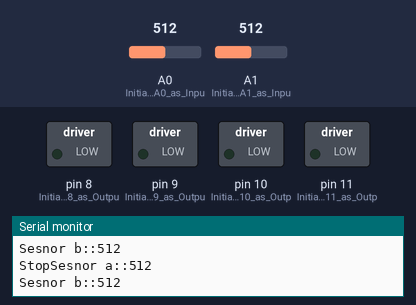
A sketch run on a simulated Arduino Uno, built with avr-gcc and run on an emulated ATmega328P. Parts: switched loads named in the sketch (green lamp = pin HIGH), the last lines printed to the serial monitor. The inputs (shaded band) are chosen by the test bench; at power-on: A0 (Initialize_Pin_A0_as_Inpu) = 512, A1 (Initialize_Pin_A1_as_Inpu) = 512.

Above: at 1.3 s.
1.4 s: A0 (Initialize_Pin_A0_as_Inpu) set to 217
3.2 s: A0 (Initialize_Pin_A0_as_Inpu) set to 182
At 5.1 s:
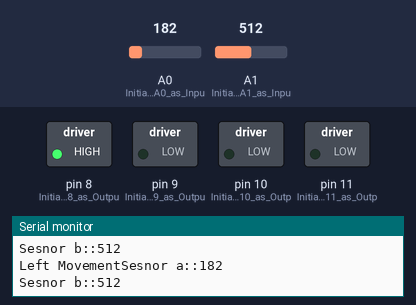
5.5 s: A1 (Initialize_Pin_A1_as_Inpu) set to 209
7.2 s: A1 (Initialize_Pin_A1_as_Inpu) set to 186
At 8.4 s:
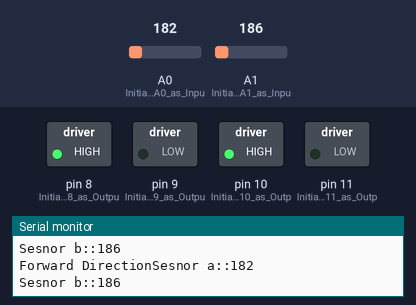
9.5 s: A0 (Initialize_Pin_A0_as_Inpu) set to 494
11.2 s: A0 (Initialize_Pin_A0_as_Inpu) set to 512
At 12.9 s:
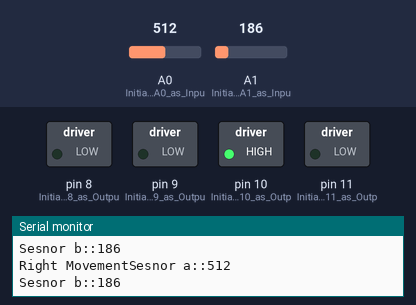
Timing chart, 0 to 14.4 s (numbered marks = the images above; inputs shaded):
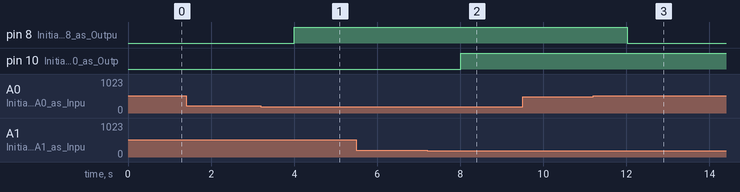

The sketch:

sketch_jul01a.ino
```cpp
void setup()

{
  Serial.begin(115200);
  pinMode(A0, INPUT);               // Initialize Pin A0 as Input Pin for IR Sensor 1
  pinMode(A1, INPUT);               // Initialize Pin A1 as Input Pin for IR Sensor 2
  pinMode(8, OUTPUT);             // Initialize Pin 8 as Output Pin for Motor Output 2
  pinMode(9, OUTPUT);             // Initialize Pin 9 as Output Pin for Motor Output 2
  pinMode(10, OUTPUT);           // Initialize Pin 10 as Output Pin for Motor Output 1
  pinMode(11, OUTPUT);           // Initialize Pin 11 as Output Pin for Motor Output 1

}


void loop()

{

  // put your main code here, to run repeatedly:

  int a = analogRead(A0);        // Get the values from Pin A0

  int b = analogRead(A1);        // Get the values from Pin A1
  Serial.print("Sesnor a::"); Serial.println(a);
  Serial.print("Sesnor b::"); Serial.println(b);
  delay(500);

  /* The Two variables a and b are used for this particular circuit. When the IR Sensor detects white or any other color the range is less than 100, and when it detects black color, then the Range is above 1000. So, we have taken a Mid-Point Parameter with range of 100. */


  /* digitalWrite is used to write a HIGH or a LOW value to a specified digital pin (LOW and HIGH is the voltage level of the particular pin) */


  if (a < 200 && b < 200) {      // Forward Movement

    digitalWrite(8, HIGH);          // Pin 8 is High for Motor Output 2

    digitalWrite(9, LOW);           // Pin 9 is Low

    digitalWrite(10, HIGH);        // Pin 10 is High for Motor Output 1

    digitalWrite(11, LOW);         // Pin 11 is Low
    Serial.print("Forward Direction");

  }

  if (a > 500 && b < 200) {     // Right Movement

    digitalWrite(8, LOW);         // Pin 8 is Low

    digitalWrite(9, LOW);         // Pin 9 is Low

    digitalWrite(10, HIGH);      // Pin 10 is High for Motor Output 1

    digitalWrite(11, LOW);       // Pin 11 is Low
    Serial.print("Right Movement");
  }


  if (a < 200 && b > 500) {     // Left Movement

    digitalWrite(8, HIGH);         // Pin 8 is High for Motor Output 2

    digitalWrite(9, LOW);          // Pin 9 is Low

    digitalWrite(10, LOW);        // Pin 10 is Low

    digitalWrite(11, LOW);        // Pin 11 is Low
    Serial.print("Left Movement");
  }


  if (a > 500 && b > 500) {     // Stop

    digitalWrite(8, LOW);          // Pin 8 is Low

    digitalWrite(9, LOW);          // Pin 9 is Low

    digitalWrite(10, LOW);        // Pin 10 is Low

    digitalWrite(11, LOW);        // Pin 11 is Low
    Serial.print("Stop");
  }


}
```

Measured:
- the behaviour switches between 200 and 199 on A0 (Initialize_Pin_A0_as_Inpu) (found by bisection; images 0 and 1)
- the behaviour switches between 200 and 199 on A1 (Initialize_Pin_A1_as_Inpu) (found by bisection; images 1 and 2)
- the behaviour switches between 500 and 501 on A0 (Initialize_Pin_A0_as_Inpu) (found by bisection; images 2 and 3)
- after the input at 3.2 s, pin 8 (Initialize_Pin_8_as_Outpu): LOW → HIGH after 0.81 s
- after the input at 7.2 s, pin 10 (Initialize_Pin_10_as_Outp): LOW → HIGH after 0.81 s
- after the input at 11.2 s, pin 8 (Initialize_Pin_8_as_Outpu): HIGH → LOW after 0.82 s
